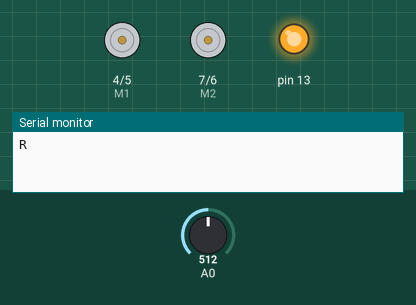
This sketch was run on a simulated Arduino Uno, built with avr-gcc and run on an emulated ATmega328P. Parts: direction and speed pins drawn as motors (green arrow = direction pin HIGH = forward, orange = LOW = backward, longer = more drive), output pins drawn as LEDs (lit = HIGH), the last lines printed to the serial monitor. Dashed ring = blinking. Inputs (shaded band) come from the test bench; at power-on: A0 = 512.

Above: at 1.2 s.
1.3 s: A0 set to 553
At 4.5 s:
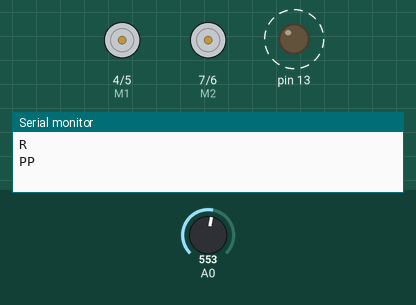
10.3 s: A0 set to 306
13.3 s: A0 set to 122
At 13.47 s:
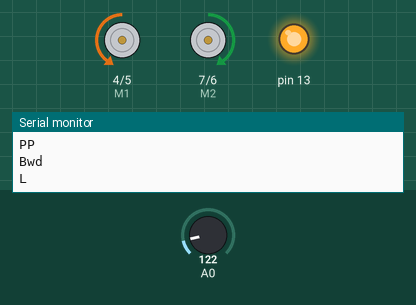
15.1 s: A0 set to 0
At 15.5 s:
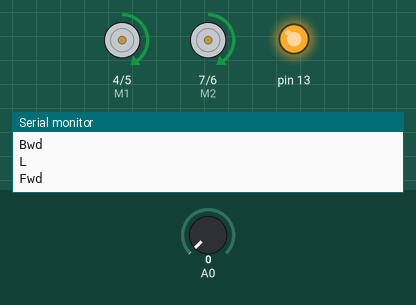
17.6 s: A0 set to 716
At 20.5 s:
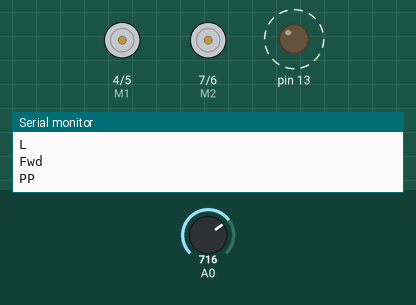
Timing chart, 0 to 21.6 s (numbered marks = the images above; inputs shaded):
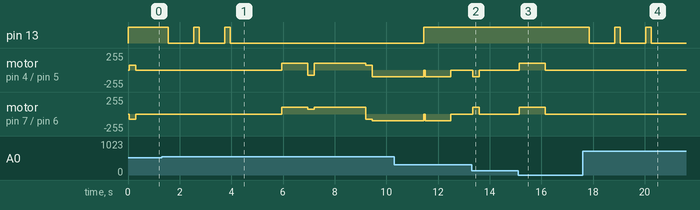

The sketch:

RoverBot_Sketch.ino
```cpp
//Standard PWM DC control
int E1 = 5;     //M1 Speed Control
int E2 = 6;     //M2 Speed Control
int M1 = 4;    //M1 Direction Control
int M2 = 7;    //M1 Direction Control

///For previous Romeo, please use these pins.
//int E1 = 6;     //M1 Speed Control
//int E2 = 9;     //M2 Speed Control
//int M1 = 7;    //M1 Direction Control
//int M2 = 8;    //M1 Direction Control

//Motor Speeds
char fwbw = 100;
char RL = 75;

//Counter
int m = 0;

//Button Control Parameters
int  adc_key_val[5] ={
  30, 150, 360, 535, 760 };
int NUM_KEYS = 5;
int adc_key_in;
int key=-1;
int oldkey=-1;

void blink(int n)
{
  for(int j = 0; j < n; j++)
  {
    digitalWrite(13, HIGH);   // turn the LED on (HIGH is the voltage level)
    delay(200);              // wait for a second
    digitalWrite(13, LOW);    // turn the LED off by making the voltage LOW
    delay(1000);              // wait for a second
  }
}

// Convert ADC value to key number
int get_key(unsigned int input)
{
  int k;
  for (k = 0; k < NUM_KEYS; k++)
  {
    if (input < adc_key_val[k])
    {
      return k;
    }
  }
  if (k >= NUM_KEYS)
    k = -1;     // No valid key pressed
  return k;
}

void stop(void)                    //Stop
{
  digitalWrite(E1,LOW);
  digitalWrite(E2,LOW);
}
void advance(char a,char b)          //Move forward
{
  analogWrite (E1,a);      //PWM Speed Control
  digitalWrite(M1,HIGH);
  analogWrite (E2,b);
  digitalWrite(M2,HIGH);
}
void back_off (char a,char b)          //Move backward
{
  analogWrite (E1,a);
  digitalWrite(M1,LOW);
  analogWrite (E2,b);
  digitalWrite(M2,LOW);
}
void turn_L (char a,char b)             //Turn Left
{
  analogWrite (E1,a);
  digitalWrite(M1,LOW);
  analogWrite (E2,b);
  digitalWrite(M2,HIGH);
}
void turn_R (char a,char b)             //Turn Right
{
  analogWrite (E1,a);
  digitalWrite(M1,HIGH);
  analogWrite (E2,b);
  digitalWrite(M2,LOW);
}
void setup(void)
{
  int i;
  for(i=4;i<=7;i++)
  {
    pinMode(i, OUTPUT);
  }
  pinMode(13, OUTPUT);
  Serial.begin(9600);      //Set Baud Rate for Debug
}
void loop(void)
{
  adc_key_in = analogRead(0);    // read the value from the sensor
  digitalWrite(13, HIGH);
  /* get the key */
  key = get_key(adc_key_in);    // convert into key press
  if (key != oldkey)
  {   // if keypress is detected
    delay(50);      // wait for debounce time
    adc_key_in = analogRead(0);    // read the value from the sensor
    key = get_key(adc_key_in);    // convert into key press
    if (key != oldkey)
    {
      oldkey = key;
      switch(key)
      {
        case 0: //Move Forward
          Serial.println("Fwd");
          advance (fwbw, fwbw);
          delay(1000);
          stop();
          break;
        case 1: //Turn Left
          Serial.println("L");
          turn_L(RL,RL);
          delay(250);
          stop();
          break;
        case 2: //Move Backward
          Serial.println("Bwd");
          back_off(fwbw,fwbw);
          delay(1000);
          stop();
          break;
        case 3: //Turn Right
          Serial.println("R");
          turn_R(RL,RL);
          delay(250);
          stop();
          break;
        case 4: //Preprogrammed Pathway
          Serial.println("PP");
          blink(3);
          delay(1000);
          advance (fwbw, fwbw);
          delay(1000);
          turn_L(RL,RL);
          delay(250);
          advance(fwbw,fwbw);
          delay(2000);
          turn_R(RL,RL);
          delay(250);
          back_off(fwbw,fwbw);
          delay(2000);
          stop();
          break;
        default:
          stop();
          break;
      }
    }
  }
}
```

Measured:
- the behaviour switches between 534 and 535 on A0 (found by bisection; images 0 and 1)
- after the input at 1.3 s, pin 13: alternates HIGH for 0.20 s and LOW for 1.0 s, 5 changes in all, then stays LOW, starting after 0.25 s; motor on pin 4 (M1) / pin 5 (E1): stopped → forward 100/255 after 4.7 s, → backward 75/255 1.0 s later, → forward 100/255 0.25 s later, → forward 75/255 2.0 s later, … (5 changes in this stretch)
- after the input at 13.3 s, motor on pin 4 (M1) / pin 5 (E1): stopped → backward 100/255 after 0.05 s, → stopped 0.25 s later; motor on pin 7 (M2) / pin 6 (E2): stopped → forward 100/255 after 0.05 s, → stopped 0.25 s later
- after the input at 15.1 s, motor on pin 4 (M1) / pin 5 (E1), motor on pin 7 (M2) / pin 6 (E2): stopped → forward 100/255 after 0.05 s, → stopped 1.0 s later
- after the input at 17.6 s, pin 13: alternates HIGH for 0.20 s and LOW for 1.0 s, starting after 0.25 s
